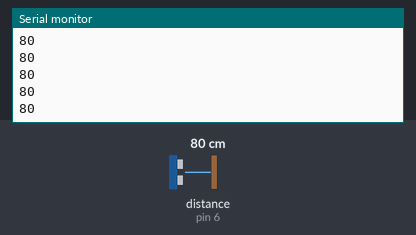
A sketch run on a simulated Arduino Uno, built with avr-gcc and run on an emulated ATmega328P. Shown: the last lines printed to the serial monitor. Wiring (inferred from the names in the program): ultrasonic range finder: trigger pin 7; echo pin 6. Inputs (shaded band) come from the test bench; at power-on: distance to the obstacle (sensor on pin 6) 80 cm. The echo pulse lasts 58.3 µs per cm.

Above: at 1.2 s.
1.3 s: distance to the obstacle (sensor on pin 6) set to 2 cm
At 2.2 s:
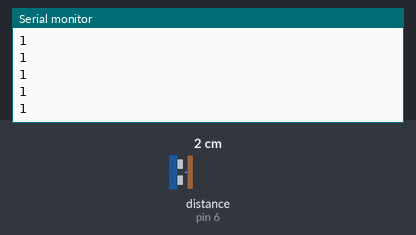
2.8 s: distance to the obstacle (sensor on pin 6) set to 4 cm
At 3.4 s:
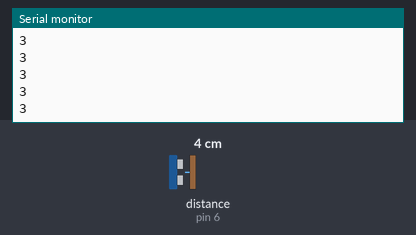
Timing chart, 0 to 5.8 s (numbered marks = the images above; inputs shaded):
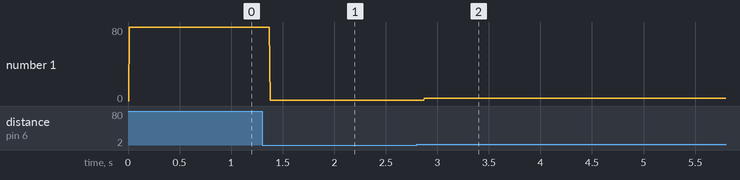

Measured:
- after the input at 1.3 s, the serial monitor: prints a new line after 0.08 s (image 1)
- after the input at 2.8 s, the serial monitor: prints a new line after 0.07 s (image 2)
- plotted number 1: 80 → 1 after the input at 1.3 s, 1 → 3 after the input at 2.8 s

The sketch:

SensorUltrasonik.ino
```cpp
const int trigPin = 7;
const int echoPin = 6;

void setup() {
  Serial.begin(9600);
}

long duration, cm;

void loop()
{
  pinMode(trigPin, OUTPUT);
  digitalWrite(trigPin, LOW);
  delayMicroseconds(2);
  digitalWrite(trigPin, HIGH);
  delayMicroseconds(10);
  digitalWrite(trigPin, LOW);

  pinMode(echoPin, INPUT);
  duration = pulseIn(echoPin, HIGH);
  Serial.println(cm);
  cm = microsecondsKeCenti(duration);
  Serial.println();
}
long microsecondsKeCenti(long microseconds)
{
  return microseconds / 29 / 2;
}
```
